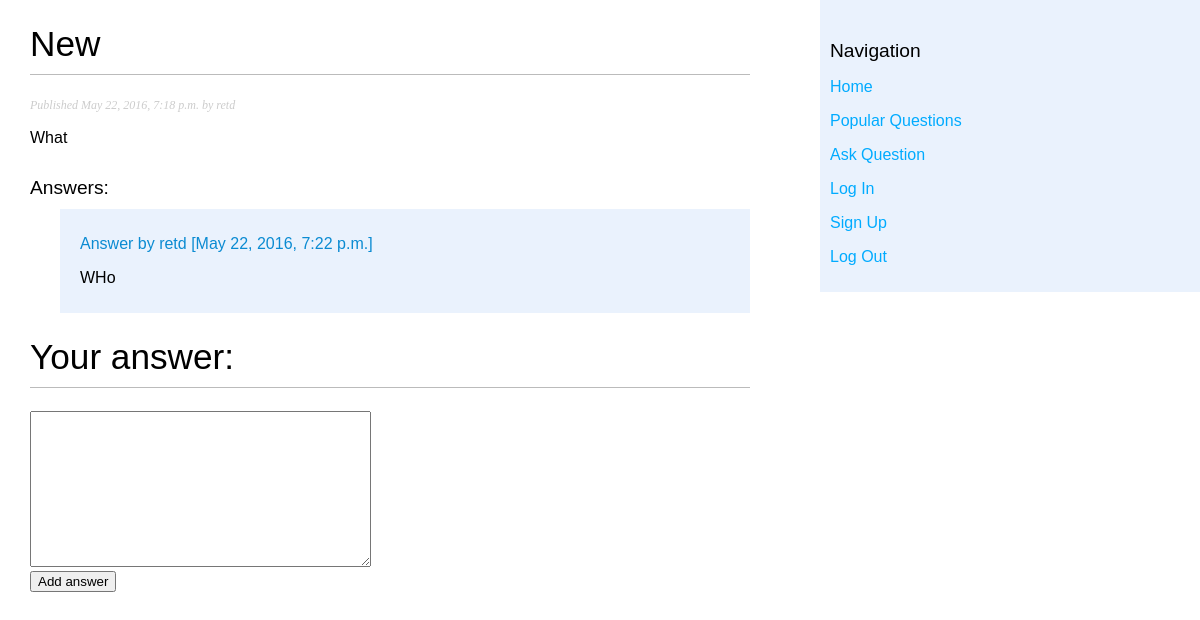
Page /question/1/ on the earlier database version.
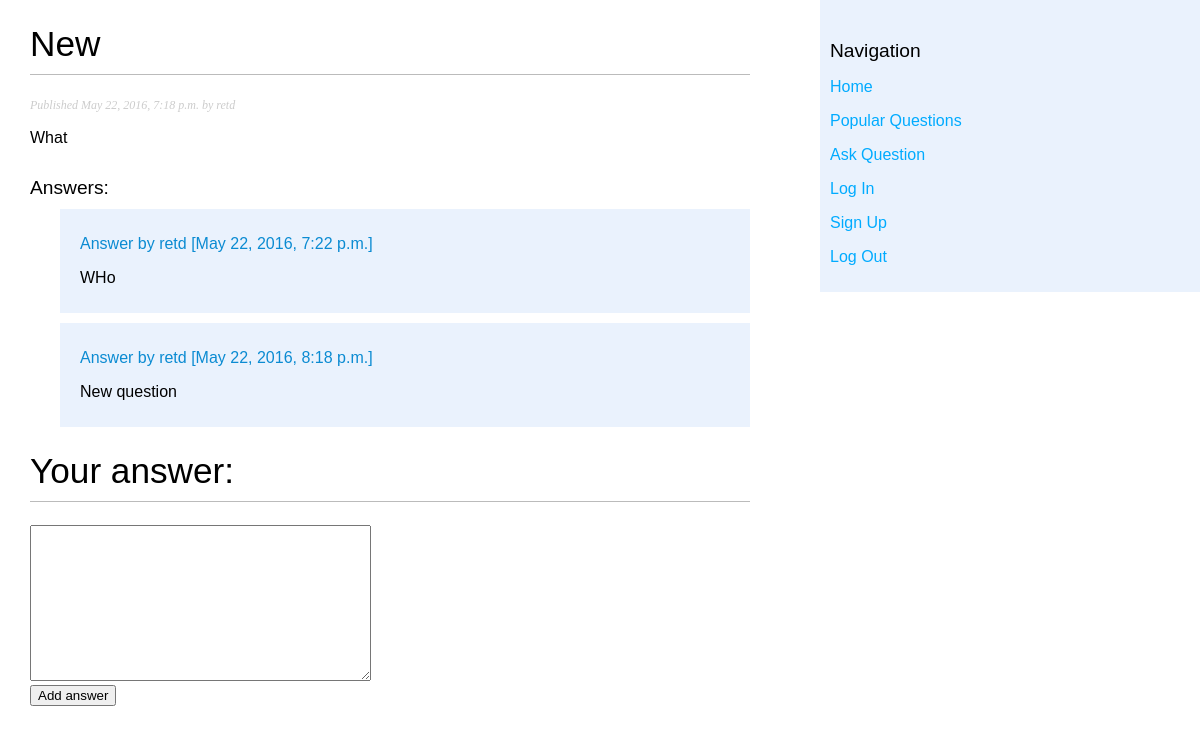
Same page on the later database version.
### qa/models.py (models this page shows, shortened)
class Question(models.Model):
    objects = QuestionManager()
    title = models.CharField(max_length=255)
    text = models.TextField()
    added_at = models.DateTimeField(auto_now_add=True)
    rating = models.IntegerField(default=0)
    author = models.ForeignKey(User, related_name="question_author")
    likes = models.ManyToManyField(
        User, related_name="question_like", blank=True)
    class Meta:
        ordering = ('-id',)

class Answer(models.Model):
    text = models.TextField()
    added_at = models.DateTimeField(auto_now_add=True)
    question = models.ForeignKey(Question)
    author = models.ForeignKey(User)
    class Meta:
        ordering = ('added_at',)

### qa/views.py (the view)
# urls.py: url(r'^question/(?P<id>\d+)/', question_detail, name='question_detail'),
def question_detail(request, id):
    question = get_object_or_404(Question, id=id)
    answers = question.answer_set.all()
    form = AnswerForm(initial={'question': str(id)})
    context = {
        'question': question,
        'answers': answers,
        'form': form,
    }
    return render(request, 'detail.html', context)

### qa/forms.py (shortened to what this page needs)
class AnswerForm(forms.Form):
    text = forms.CharField(widget=forms.Textarea)
    question = forms.IntegerField(widget=forms.HiddenInput)

### qa/templates/detail.html (shortened to what this page needs)
{% extends "base.html" %}
{% block content %}
  <h1>{{ question.title }}</h1>
  <p class="submitted">
    Published {{ question.added_at }} by {{ question.author }}
  </p>
  {{ question.text|linebreaks }}
  {% block answers %}
    <h2>Answers:</h2>
    {% for answer in answers %}
      <div class="answer">
        <p class="info">
          Answer by {{ answer.author }} [{{ answer.added_at }}]
        </p>
        {{ answer.text|linebreaks }}
      </div>
      {% empty %}
      <p>There are no answers yet.</p>
    {% endfor %}
  {% endblock %}
  {% block question_ask %}
    <h1>Your answer:</h1>
    <div class="form">
      <form method="post" action="/answer/">
          {% for field in form %}
             <div class="form-field"{% if field.errors %} alert{% endif %}>
               {{ field }}
             </div>
          {% endfor %}
        <button type="submit" class="btn">Add answer</button>
      </form>
    </div>
  {%endblock%}
{% endblock %}

### qa/templates/base.html
{% load staticfiles %}
<!DOCTYPE html>
<html>
<head>
  <link href="{% static "css/qa.css" %}" rel="stylesheet">
</head>
<body>
  <div class="wrapper">
    <div class="content">
      {% block content %}{% endblock %}
    </div>
    <div class="sidebar">
      {% block sidebar %}
        <h2>Navigation</h2>
        <p><a href="/">Home</a></p>
        <p><a href="/popular/">Popular Questions</a></p>
        <p><a href="/ask/">Ask Question</a></p>
        <p><a href="/login/">Log In</a></p>
        <p><a href="/signup/">Sign Up</a></p>
        <p><a href="/logout/">Log Out</a></p>
      {% endblock %}
    </div>
  </div>
</body>
</html>

### staticfiles/css/qa.css (style rules this page uses)
body { margin: 0; padding: 0; font-family: helvetica, sans-serif; position: relative; }
a { color: #00abff; text-decoration: none; }
h1 { font-weight: normal; font-size: 2.2em; border-bottom: 1px solid #bbb; padding: 0 0 10px 0; }
h2 { font-size: 1.2em; font-weight: normal; margin: 30px 0 0; }
.wrapper { clear: both; }
.content { float: left; padding: 0 0 0 30px; width: 60%; margin-bottom: 40px; }
.sidebar { background: #EAF2FD; float: right; height: 100%; padding: 10px; width: 30%; }
.submitted { color: #ccc; font-family: georgia, serif; font-size: 12px; font-style: italic; }
.answer { background-color: #EAF2FD; margin: 10px 0 10px 30px; padding: 10px 20px; }
.info { color: #0B8BD2; }

Differences in the rows shown:
added Answer: author "retd", added_at "May 22, 2016, 8:18 p.m.", text "New question"
